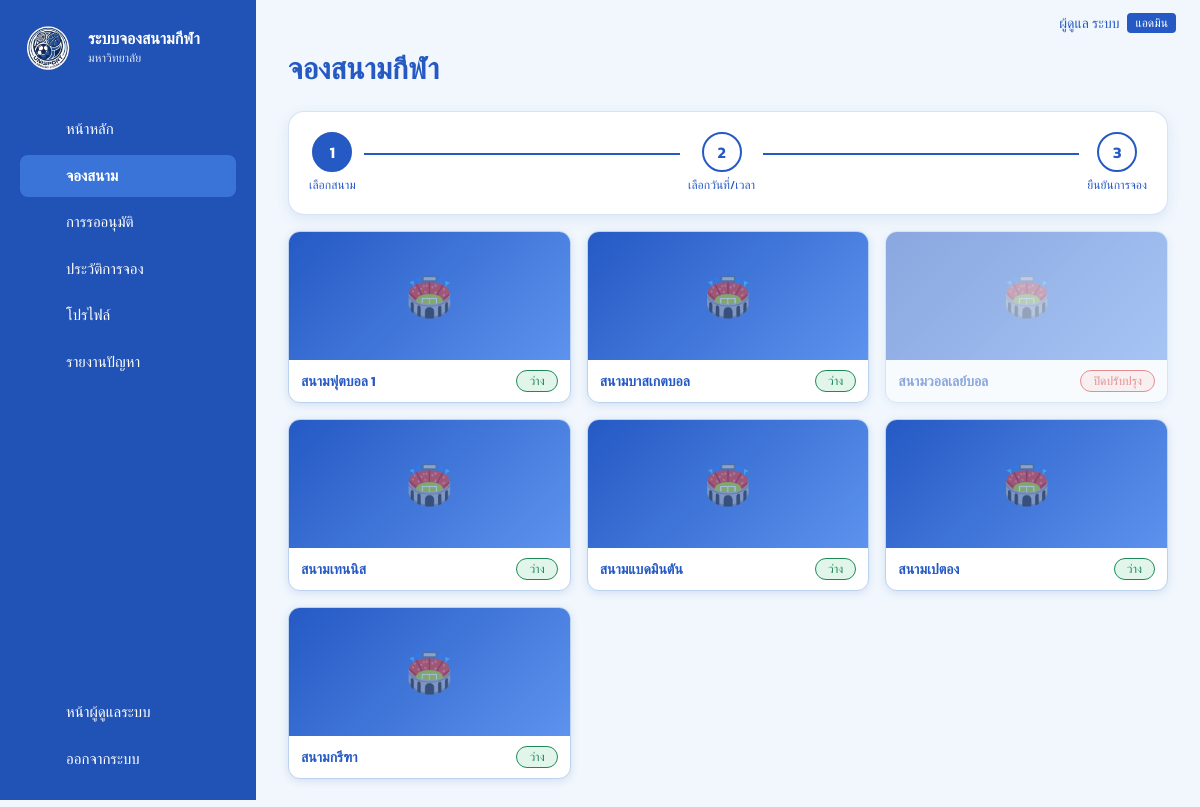
The app's page /unisport/book.php (signed in) with its own data.
### tables this page shows
CREATE TABLE `users` (
  `id` int(10) UNSIGNED NOT NULL,
  `member_code` varchar(30) DEFAULT NULL,
  `first_name` varchar(60) NOT NULL,
  `last_name` varchar(60) NOT NULL DEFAULT '',
  `email` varchar(255) NOT NULL,
  `username` varchar(30) DEFAULT NULL,
  `phone` varchar(20) DEFAULT NULL,
  `avatar_url` varchar(500) DEFAULT NULL,
  `password_hash` varchar(255) NOT NULL,
  `role` enum('user','admin') NOT NULL DEFAULT 'user',
  `created_at` timestamp NOT NULL DEFAULT current_timestamp()
);

CREATE TABLE `fields` (
  `id` int(10) UNSIGNED NOT NULL,
  `code` varchar(10) NOT NULL,
  `name` varchar(80) NOT NULL,
  `sport_type` varchar(40) NOT NULL,
  `location` varchar(120) DEFAULT NULL,
  `description` text DEFAULT NULL,
  `image_url` varchar(500) DEFAULT NULL,
  `facilities` varchar(255) NOT NULL DEFAULT '',
  `status` enum('available','unavailable','maintenance') NOT NULL DEFAULT 'available',
  `created_at` timestamp NOT NULL DEFAULT current_timestamp()
);

### unisport/book.php (the view, shortened to what this page needs)
<?php
require __DIR__ . '/includes/bootstrap.php';
require __DIR__ . '/includes/layout.php';
$user = require_login();
$fieldId  = (int)(post('field_id') ?: get('field'));
$field    = $fieldId ? fetch_one('SELECT * FROM fields WHERE id = ?', [$fieldId]) : null;
$step = $field ? 2 : 1;
$sport = get('sport');
$fields = [];
if ($step === 1) {
    $fields = $sport !== ''
        ? fetch_all('SELECT * FROM fields WHERE sport_type = ? ORDER BY code', [$sport])
        : fetch_all('SELECT * FROM fields ORDER BY code');
}
shell_start('จองสนามกีฬา', 'book');
page_title('จองสนามกีฬา');
?>
<div class="card pad mb">
  <div class="steps">
    <?php foreach (['เลือกสนาม', 'เลือกวันที่/เวลา', 'ยืนยันการจอง'] as $i => $label): ?>
      <div class="step <?= $step > $i ? 'done' : '' ?>"><div class="n"><?= $i + 1 ?></div><div class="l"><?= h($label) ?></div></div>
      <?php if ($i < 2): ?><div class="step-line"></div><?php endif; ?>
    <?php endforeach; ?>
  </div>
</div>
<?php if ($step === 1): ?>
  <div class="grid g3">
    <?php foreach ($fields as $x): $ok = $x['status'] === 'available'; ?>
      <?php if ($ok): ?><a class="card field-card pressable" href="<?= h(url('book.php?field=' . (int)$x['id'])) ?>">
      <?php else: ?><div class="card field-card disabled"><?php endif; ?>
        <?= thumb($x['image_url'], $x['name'], 'h32') ?>
        <div class="info"><span class="nm"><?= h($x['name']) ?></span><?= pill(FIELD_STATUS, $x['status']) ?></div>
      <?php if ($ok): ?></a><?php else: ?></div><?php endif; ?>
    <?php endforeach; ?>
  </div>
<?php endif;
shell_end();

### unisport/includes/layout.php (shortened to what this page needs)
<?php
function asset(string $p): string
{
    $file = ROOT_DIR . '/assets/' . ltrim($p, '/');
    return url('assets/' . ltrim($p, '/')) . (is_file($file) ? '?v=' . filemtime($file) : '');
}
function page_head(string $title, string $bodyClass = ''): void
{
    ?>
<!doctype html>
<html lang="th">
<head>
<link rel="stylesheet" href="<?= h(asset('css/style.css')) ?>">
</head>
<body class="<?= h($bodyClass) ?>">
<?php
}
function page_foot(): void
{
    ?>
</body>
</html>
<?php
}
function brand(string $title = APP_NAME, string $sub = 'มหาวิทยาลัย'): string
{
  return '<div class="brand"><img class="brand-logo" src="' . h(asset('logo.png')) . '" alt="โลโก้"><div class="brand-text"><div class="brand-title">'
        . h($title) . '</div><div class="brand-sub">' . h($sub) . '</div></div></div>';
}
function thumb(?string $src, string $alt, string $cls = ''): string
{
    $s = img_url($src);
  $available = $s !== '' && (
    preg_match('#^https?://#i', (string)$src)
    || is_file(ROOT_DIR . '/' . ltrim((string)$src, '/'))
  );
    return '<div class="thumb ' . h($cls) . '"><span class="thumb-ph">🏟️</span>'
    . ($available ? '<img src="' . h($s) . '" alt="' . h($alt) . '" loading="lazy" onerror="this.remove()">' : '')
        . '</div>';
}
function nav_icon(string $name): string
{
  return '<svg class="side-icon" aria-hidden="true" viewBox="0 0 24 24">' . ($paths[$name] ?? '') . '</svg>';
}
function member_nav(): array
{
    return [
    'dashboard' => ['dashboard.php', 'home', 'หน้าหลัก'],
    'book'      => ['book.php', 'calendar', 'จองสนาม'],
    'bookings'  => ['bookings.php', 'checklist', 'การรออนุมัติ'],
    'history'   => ['history.php', 'history', 'ประวัติการจอง'],
    'profile'   => ['profile.php', 'user', 'โปรไฟล์'],
    'report'    => ['report.php', 'alert', 'รายงานปัญหา'],
    ];
}
function shell_start(string $title, string $active, bool $admin = false): void
{
    $u   = current_user();
    $nav = $admin ? admin_nav() : member_nav();
    page_head($title);
    ?>
<div class="shell">
  <aside class="sidebar" id="sidebar">
    <?= brand($admin ? 'ผู้ดูแลระบบ' : APP_NAME, $admin ? APP_NAME : 'มหาวิทยาลัย') ?>
    <nav class="side-nav">
      <?php foreach ($nav as $key => [$href, $icon, $label]): ?>
        <a href="<?= h(url($href)) ?>" class="side-link pressable <?= $key === $active ? 'active' : '' ?>"><span class="ico"><?= nav_icon($icon) ?></span> <?= h($label) ?></a>
      <?php endforeach; ?>
    </nav>
    <div class="side-bottom">
      <?php if ($u && $u['role'] === 'admin'): ?>
        <a class="side-link" href="<?= h(url($admin ? 'dashboard.php' : 'admin/index.php')) ?>"><span class="ico"><?= nav_icon('shield') ?></span> <?= $admin ? 'ไปหน้าสมาชิก' : 'หน้าผู้ดูแลระบบ' ?></a>
      <?php endif; ?>
      <form method="post" action="<?= h(url('logout.php')) ?>">
        <button class="side-link side-btn" type="submit"><span class="ico"><?= nav_icon('logout') ?></span> ออกจากระบบ</button>
      </form>
    </div>
  </aside>
  <main class="main">
    <header class="topbar">
      <div class="topbar-user">
        <?php if (!empty($u['avatar_url'])): ?>
          <img class="avatar-sm" src="<?= h(img_url($u['avatar_url'])) ?>" alt="" onerror="this.remove()">
        <?php else: ?><span class="ico"><?= nav_icon('user') ?></span><?php endif; ?>
        <?= h(user_name($u) ?: ($u['email'] ?? '')) ?>
        <?php if ($u && $u['role'] === 'admin'): ?><span class="badge-admin">แอดมิน</span><?php endif; ?>
      </div>
    </header>
    <div class="content">
<?php
}
function shell_end(): void
{
    echo "    </div>\n  </main>\n</div>\n";
    page_foot();
}
function page_title(string $title, string $sub = '', string $actionHtml = ''): void
{
    echo '<div class="page-title"><div><h1>' . h($title) . '</h1>'
        . ($sub !== '' ? '<p class="muted">' . $sub . '</p>' : '')
        . '</div>' . $actionHtml . '</div>';
}

### unisport/includes/bootstrap.php (shortened to what this page needs)
<?php
function url(string $path = ''): string
{
    return BASE_URL . '/' . ltrim($path, '/');
}
function h(mixed $s): string
{
    return htmlspecialchars((string)($s ?? ''), ENT_QUOTES | ENT_SUBSTITUTE, 'UTF-8');
}
function db(): PDO
{
    static $pdo = null;
    if ($pdo instanceof PDO) {
        return $pdo;
    }
    $dsn = sprintf('mysql:host=%s;port=%d;dbname=%s;charset=utf8mb4', DB_HOST, DB_PORT, DB_NAME);
    try {
        $pdo = new PDO($dsn, DB_USER, DB_PASS, [
            PDO::ATTR_ERRMODE            => PDO::ERRMODE_EXCEPTION,
            PDO::ATTR_DEFAULT_FETCH_MODE => PDO::FETCH_ASSOC,
            PDO::ATTR_EMULATE_PREPARES   => false,
            PDO::MYSQL_ATTR_INIT_COMMAND => "SET NAMES utf8mb4, time_zone = '+07:00'",
        ]);
    } catch (PDOException $e) {
        error_log('DB connect failed: ' . $e->getMessage());
        $unknownDb = (int)$e->getCode() === 1049;
        $msg  = '<p>เชื่อมต่อฐานข้อมูลไม่สำเร็จ</p><ol>';
        $msg .= '<li>เปิด <b>XAMPP Control Panel</b> แล้วกด <b>Start</b> ที่ <b>MySQL</b></li>';
        $msg .= $unknownDb
            ? '<li>ยังไม่มีฐานข้อมูล <code>' . h(DB_NAME) . '</code> — เปิด <a href="' . h(url('install.php')) . '">install.php</a> หรือ import ไฟล์ <code>database.sql</code> ใน phpMyAdmin</li>'
            : '<li>ตรวจค่า <code>DB_HOST / DB_PORT / DB_USER / DB_PASS</code> ในไฟล์ <code>includes/config.php</code></li>';
        $msg .= '</ol>' . (APP_DEBUG ? '<p><code>' . h($e->getMessage()) . '</code></p>' : '');
        fatal_page('เชื่อมต่อฐานข้อมูลไม่ได้', $msg);
    }
    return $pdo;
}
function q(string $sql, array $params = []): PDOStatement
{
    $st = db()->prepare($sql);
    $st->execute($params);
    return $st;
}
function fetch_all(string $sql, array $params = []): array { return q($sql, $params)->fetchAll(); }
function fetch_one(string $sql, array $params = []): ?array { $r = q($sql, $params)->fetch(); return $r === false ? null : $r; }
function post(string $k, string $default = ''): string { return trim((string)($_POST[$k] ?? $default)); }
function get(string $k, string $default = ''): string { return trim((string)($_GET[$k] ?? $default)); }
function current_user(bool $refresh = false): ?array
{
    static $cache = false;
    if ($cache !== false) {
        return $cache;
    }
    $id = (int)($_SESSION['uid'] ?? 0);
    $cache = $id ? fetch_one('SELECT * FROM users WHERE id = ?', [$id]) : null;
    return $cache;
}
function user_name(?array $u): string
{
    return $u ? trim($u['first_name'] . ' ' . $u['last_name']) : '';
}
function require_login(): array
{
    $u = current_user();
    return $u;
}
function pill(array $map, string $key): string
{
    [$label, $tone] = $map[$key] ?? [$key, 'warn'];
    return '<span class="pill pill-' . h($tone) . '">' . h($label) . '</span>';
}
function img_url(?string $v): string
{
    $v = (string)$v;
    return preg_match('#^https?://#i', $v) ? $v : url($v);
}

### records on screen
users: user_name($u) ?: ($u['email'] ?? '') "ผู้ดูแล ระบบ"
fields: name "สนามฟุตบอล 1", label "ว่าง"
fields: name "สนามบาสเกตบอล", label "ว่าง"
fields: name "สนามวอลเลย์บอล", label "ปิดปรับปรุง"
fields: name "สนามเทนนิส", label "ว่าง"
fields: name "สนามแบดมินตัน", label "ว่าง"
fields: name "สนามเปตอง", label "ว่าง"
fields: name "สนามกรีฑา", label "ว่าง"

### other values on screen
$title "ระบบจองสนามกีฬา"
$sub "มหาวิทยาลัย"
$label "หน้าหลัก"
$label "จองสนาม"
$label "การรออนุมัติ"
$label "ประวัติการจอง"
$label "โปรไฟล์"
$label "รายงานปัญหา"
$title "จองสนามกีฬา"
$label "เลือกสนาม"
$label "เลือกวันที่/เวลา"
$label "ยืนยันการจอง"
